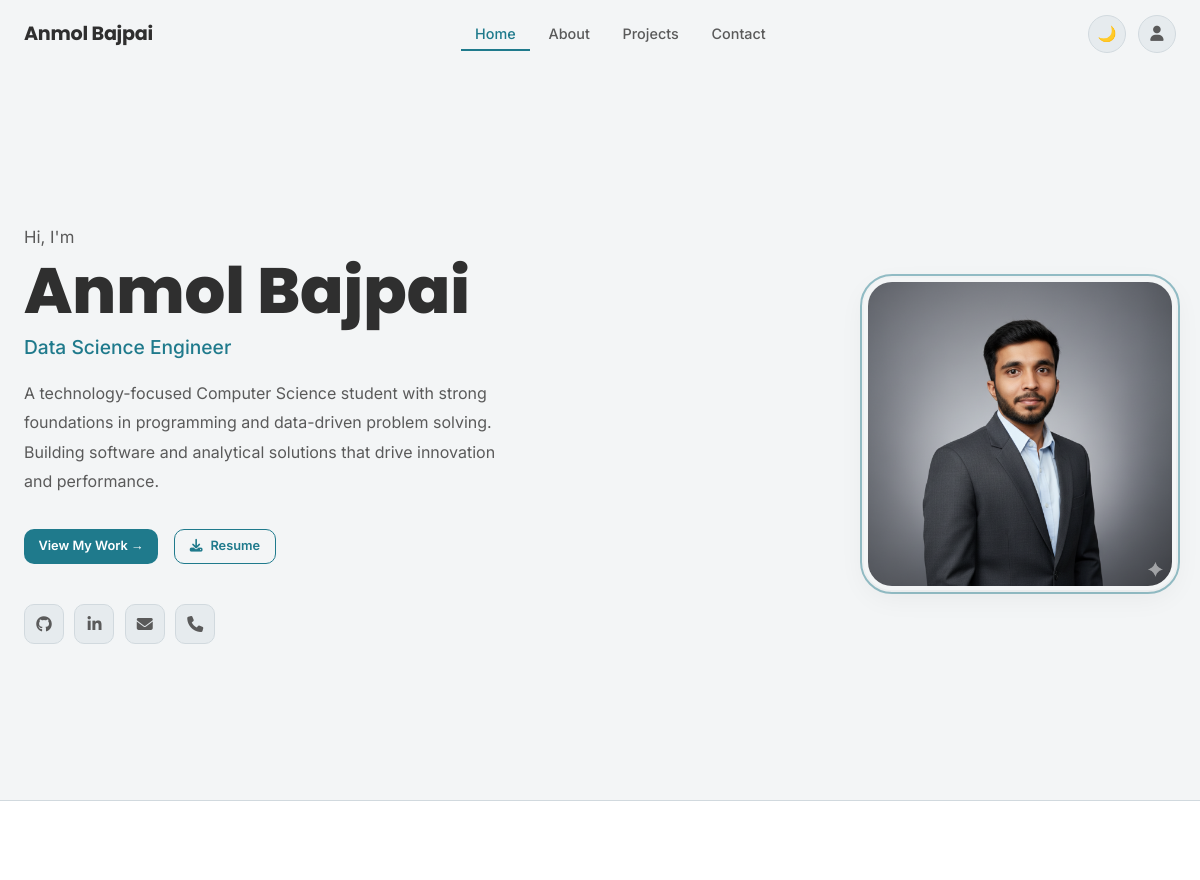
Before: / (upper part) with the older database file.
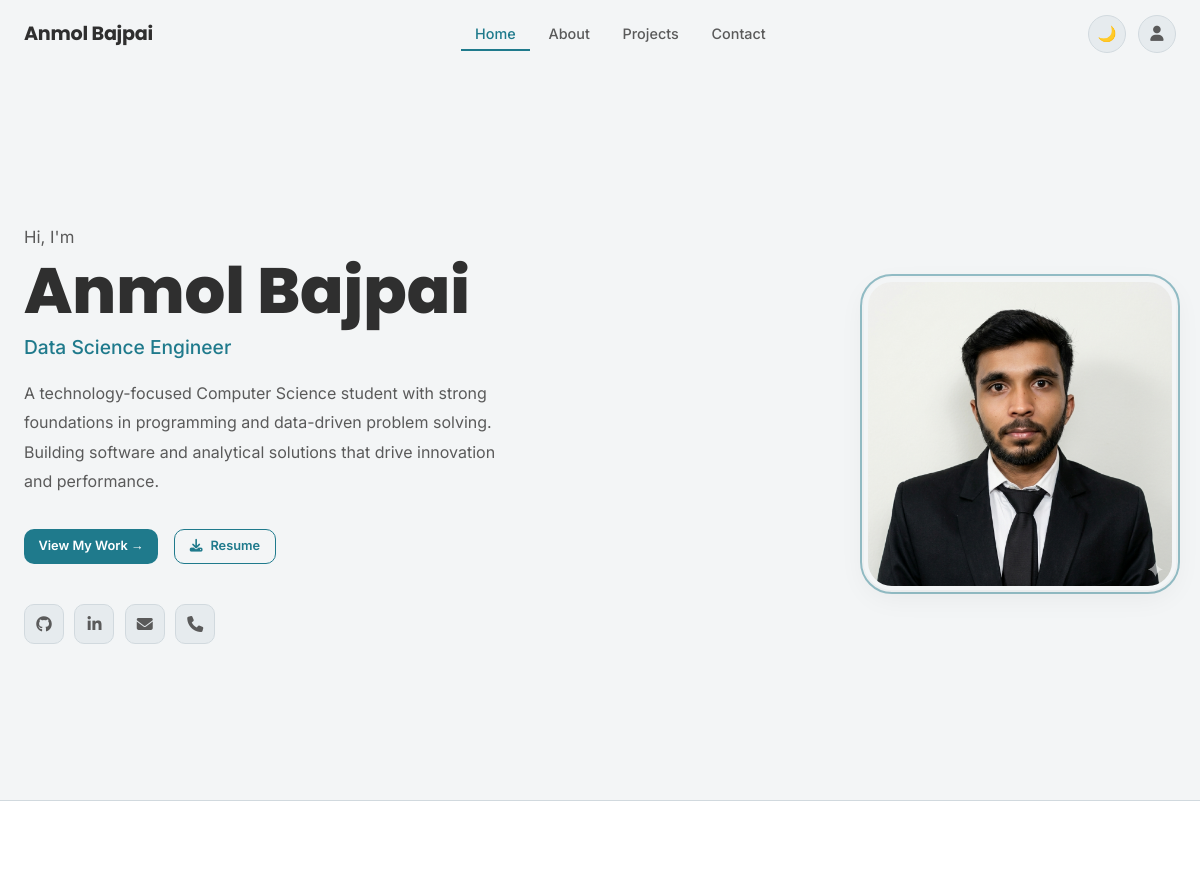
After: the same page with the newer database file.
### accounts_app/models.py (models this page shows, shortened)
class Profile(models.Model):
    user = models.OneToOneField(User, on_delete=models.CASCADE)
    name = models.CharField(max_length=150)
    bio = models.TextField(help_text="Short bio for the hero section")
    about_bio = models.TextField(
        blank=True,
        help_text="Extended bio for the About page"
    )
    profile_image = models.ImageField(
        upload_to='profile_images/', blank=True, null=True
    )
    skills = models.TextField(
        help_text="Comma-separated skills (legacy field)",
        blank=True
    )
    github_url = models.URLField(blank=True, null=True)
    linkedin_url = models.URLField(blank=True, null=True)
    email_contact = models.EmailField(blank=True, null=True)
    role = models.CharField(
        max_length=200,
        default="Full Stack Developer",
        help_text="Comma-separated roles for animated hero section (e.g. Backend Dev, Data Scientist)"
    )
    resume = models.URLField(
        blank=True, null=True,
        help_text="Paste your Google Drive share link (e.g. https://drive.google.com/file/d/.../view). Visitors will be able to view and download the PDF."
    )
    @property
    def resume_download_url(self):
        if not self.resume:
            return None
        match = re.search(r'/file/d/([a-zA-Z0-9_-]+)', self.resume)
        if match:
            file_id = match.group(1)
            return f'https://drive.google.com/uc?export=download&id={file_id}'
        return self.resume

### accounts_app/views.py (the view)
# urls.py: path('', views.home_view, name='home'),
def home_view(request):
    profile = Profile.objects.first() or None
    featured_projects = Project.objects.order_by('-created_date')[:3]
    categories = SkillCategory.objects.prefetch_related('skills').all()
    achievements = Achievement.objects.all()[:6]
    context = {
        'profile': profile,
        'featured_projects': featured_projects,
        'categories': categories,
        'achievements': achievements,
    }
    return render(request, 'home.html', context)

### portfolio_site/context_processors.py (called while the page is built)
def portfolio_profile(request):
    try:
        profile = Profile.objects.first()
    except Exception:
        profile = None
    return {'profile': profile}

### projects_app/models.py (called while the page is built)
    def get_tech_list(self):
        return [t.strip() for t in self.tech_stack.split(',') if t.strip()]

### templates/home.html (shortened to what this page needs)
{% extends "base.html" %}
{% load static %}
{% block content %}
<section class="hero">
    <div class="container hero-container">
        <div class="hero-flex">
            <div class="hero-text">
                <div class="hero-greeting animate-fade-up">Hi, I'm</div>
                <h1 class="hero-name animate-fade-up-delay-1">
                    {% if profile %}{{ profile.name }}{% else %}Your Name{% endif %}
                </h1>
                <div class="hero-role animate-fade-up-delay-1"
                    style="min-height: 2em; display:flex; align-items:flex-start;">
                    {% if profile %}
                    <span id="animated-role" data-roles="{{ profile.role }}">
                    </span>
                    {% else %}
                    <span id="animated-role" data-roles="Backend Django Developer">
                        Backend Django Developer
                    </span>
                    {% endif %}
                </div>
                <p class="hero-bio animate-fade-up-delay-2">
                    {% if profile %}
                    {{ profile.bio }}
                    {% else %}
                    Building scalable, production-ready applications with Django, PostgreSQL, and REST APIs.
                    {% endif %}
                </p>
                <div class="hero-actions animate-fade-up-delay-2">
                    <a href="{% url 'projects:list' %}" class="btn btn-primary btn-sm">
                        View My Work &rarr;
                    </a>
                    {% if profile and profile.resume %}
                    <a href="{{ profile.resume_download_url }}" class="btn btn-outline btn-sm" target="_blank"
                        rel="noopener" download>
                        <i class="fa-solid fa-download"></i> Resume
                    </a>
                    {% else %}
                    <span class="btn btn-outline btn-sm btn-disabled" title="Resume not yet uploaded">
                        <i class="fa-solid fa-download"></i> Resume
                    </span>
                    {% endif %}
                </div>
                <div class="social-links animate-fade-up-delay-3">
                    {% if profile %}
                    {% if profile.github_url %}
                    <a href="{{ profile.github_url }}" class="social-link" target="_blank" rel="noopener" title="GitHub"
                        aria-label="GitHub">
                        <i class="fa-brands fa-github"></i>
                    </a>
                    {% else %}
                    <a href="#" class="social-link" title="GitHub" aria-label="GitHub">
                        <i class="fa-brands fa-github"></i>
                    </a>
                    {% endif %}
                    {% if profile.linkedin_url %}
                    <a href="{{ profile.linkedin_url }}" class="social-link" target="_blank" rel="noopener"
                        title="LinkedIn" aria-label="LinkedIn">
                        <i class="fa-brands fa-linkedin-in"></i>
                    </a>
                    {% else %}
                    <a href="#" class="social-link" title="LinkedIn" aria-label="LinkedIn">
                        <i class="fa-brands fa-linkedin-in"></i>
                    </a>
                    {% endif %}
                    {% if profile.email_contact %}
                    <a href="mailto:{{ profile.email_contact }}" class="social-link" title="Email" aria-label="Email">
                        <i class="fa-solid fa-envelope"></i>
                    </a>
                    {% endif %}
                    {% else %}
                    <a href="#" class="social-link" aria-label="GitHub"><i class="fa-brands fa-github"></i></a>
                    <a href="#" class="social-link" aria-label="LinkedIn"><i class="fa-brands fa-linkedin-in"></i></a>
                    {% endif %}
                    <a href="{% url 'contact' %}" class="social-link" title="Contact Me" aria-label="Contact">
                        <i class="fa-solid fa-phone"></i>
                    </a>
                </div>
            </div>
            <div class="hero-image-wrap animate-fade-up">
                <div class="hero-image-container">
                    {% if profile and profile.profile_image %}
                    <img src="{{ profile.profile_image.url }}" alt="{{ profile.name }}" class="hero-image" />
                    {% else %}
                    <div class="hero-image-placeholder"><i class="fa-solid fa-user"></i></div>
                    {% endif %}
                </div>
            </div>
        </div>
    </div>
</section>
{% if featured_projects %}
<section class="section featured-projects-section" id="projects">
</section>
{% endif %}
{% endblock %}

### templates/base.html (shortened to what this page needs)
{% load static %}
<!DOCTYPE html>
<html lang="en">
<head>
  <link rel="stylesheet" href="{% static 'css/style.css' %}?v=1.20" />
  <link rel="stylesheet" href="https://cdnjs.cloudflare.com/ajax/libs/font-awesome/6.5.0/css/all.min.css"
 />
</head>
<body>
  <nav class="navbar" id="navbar">
    <div class="nav-inner container">
      <a href="{% url 'home' %}" class="nav-brand">Anmol Bajpai</a>
      <ul class="nav-links" id="nav-links">
        <li><a href="{% url 'home' %}">Home</a></li>
        <li><a href="{% url 'about' %}">About</a></li>
        <li><a href="{% url 'projects:list' %}">Projects</a></li>
        <li><a href="{% url 'contact' %}">Contact</a></li>
      </ul>
      <div class="nav-actions">
        <button class="btn-icon" onclick="toggleTheme()" title="Toggle theme" id="theme-toggle"
          aria-label="Toggle colour theme">
          <span id="theme-icon">🌙</span>
        </button>
        {% if user.is_authenticated %}
        <a href="{% url 'dashboard' %}" class="btn-icon" title="Dashboard" aria-label="Dashboard">
          <i class="fa-solid fa-user-shield"></i>
        </a>
        {% else %}
        <a href="{% url 'login' %}" class="btn-icon" title="Login" aria-label="Login">
          <i class="fa-solid fa-user"></i>
        </a>
        {% endif %}
      </div>
    </div>
  </nav>
  {% block content %}{% endblock %}
</body>
</html>

Changed rows visible on the page:
changed Profile "Anmol Bajpai": profile_image: a different picture
